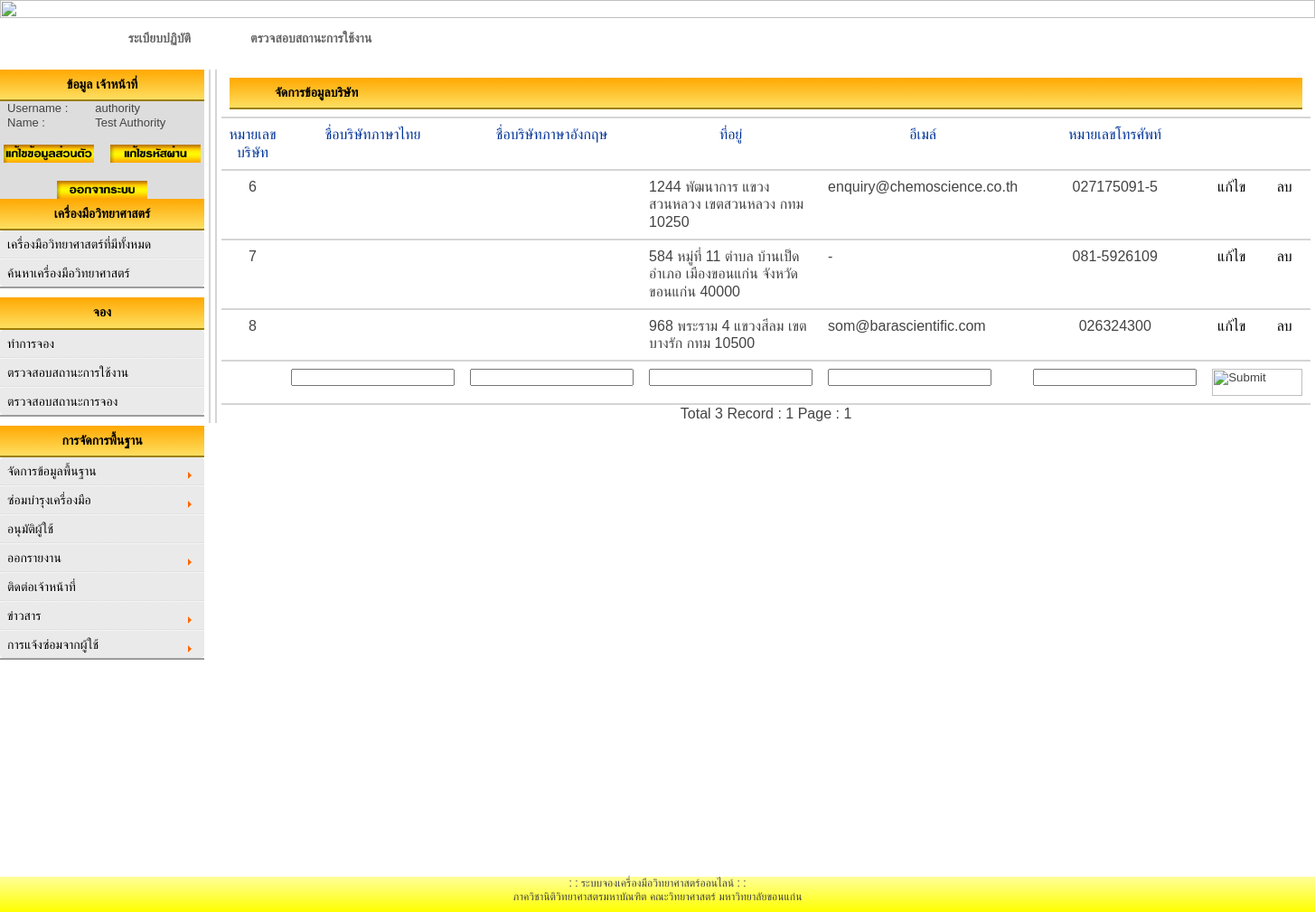
Page /authority/company-A.php (signed in) on the committed database.
### tables this page shows
CREATE TABLE IF NOT EXISTS `company` (
  `CompanyId` int(20) NOT NULL AUTO_INCREMENT,
  `CompanyName` varchar(100) NOT NULL,
  `CompanyAddress` varchar(200) NOT NULL,
  `CompanyEmail` varchar(50) NOT NULL,
  `CompanyPhone` varchar(15) NOT NULL,
  PRIMARY KEY (`CompanyId`)
);

CREATE TABLE IF NOT EXISTS `user` (
  `UserId` int(5) NOT NULL AUTO_INCREMENT,
  `UserName` varchar(50) NOT NULL,
  `Password` varchar(20) NOT NULL,
  `UserFullname` varchar(50) NOT NULL,
  `UserSex` varchar(5) NOT NULL,
  `UserAddress` varchar(150) NOT NULL,
  `UserPhone` varchar(11) NOT NULL,
  `UserEmail` varchar(150) NOT NULL,
  `UserSSID` varchar(13) NOT NULL,
  `UserStatus` varchar(20) NOT NULL DEFAULT 'user' COMMENT 'status: user, ADMIN, authority, authority-apply',
  `Active` varchar(10) NOT NULL DEFAULT 'No' COMMENT 'Active : Yes,No,NoApply',
  `Detail` varchar(300) NOT NULL,
  `FacultyId` varchar(10) NOT NULL,
  `DepartmentId` varchar(10) NOT NULL,
  `BranchId` varchar(10) NOT NULL,
  PRIMARY KEY (`UserId`),
  UNIQUE KEY `UserName` (`UserName`)
);

### authority/company-A.php (the view, shortened to what this page needs)
<html>
<head>
<link href="table1.css" rel="stylesheet" type="text/css">
<link href="styles_menu.css" rel="stylesheet" type="text/css">
<link href="text1.css" rel="stylesheet" type="text/css" />
<link href="styles_head.css" rel="stylesheet" type="text/css">
<link rel="stylesheet" href="style.css" />
<link href="styles_head.css" rel="stylesheet" type="text/css">
<link href="smooth-php-cal.css" rel="stylesheet" />
</head>
<link rel='stylesheet' href='date_time/datepicker.css'>
<?php include('h2.php');?>
 <td width="80%" rowspan="8" align="center" valign="top">   <div id="content">
<div id="content">
<?php  if($submit=="" or $show=="OK"){?>
<?php
$strSQL = "SELECT * FROM company ";
$objQuery = mysql_query($strSQL) or die ("Error Query [".$strSQL."]");
$Num_Rows = mysql_num_rows($objQuery);
$Per_Page = 10;
$Page = $_GET["Page"];
if(!$_GET["Page"])
{
	$Page=1;
}
$Page_Start = (($Per_Page*$Page)-$Per_Page);
if($Num_Rows<=$Per_Page)
{
	$Num_Pages =1;
}
$strSQL .=" order  by CompanyId ASC LIMIT $Page_Start , $Per_Page";
$objQuery  = mysql_query($strSQL);
?>
<form name="frmMain" method="post" action="<?php echo $_SERVER["PHP_SELF"];?>">
<table width="800" border="0" id="box-table-a">
 <tr>
<td colspan="8"> <div id="head_content">
	  จัดการข้อมูลบริษัท</div></td>
</tr>
  <tr>
    <th width="100"> <div align="center">หมายเลขบริษัท </div></th>
    <th width="150"> <div align="center">ชื่อบริษัทภาษาไทย </div></th>
	<th width="150"> <div align="center">ชื่อบริษัทภาษาอังกฤษ </div></th>
    <th width="200"> <div align="center">ที่อยู่ </div></th>
    <th width="100"> <div align="center">อีเมล์ </div></th>
    <th width="50"> <div align="center">หมายเลขโทรศัพท์ </div></th>
    <th width="30"> <div align="center"> </div></th>
    <th width="30"> <div align="center"> </div></th>
  </tr>
<?php
while($objResult = mysql_fetch_array($objQuery))
{
?>
  <?php
	if($objResult["CompanyId"] == $_GET["ProId"] and $_GET["Action"] == "Edit")
	{
  ?>
  <tr>
    <td><div align="center">
		<input type="text" name="txtEditCompanyId" size="5" value="<?php echo $objResult["CompanyId"];?>">
		<input type="hidden" name="hdnEditCompanyId" size="5" value="<?php echo $objResult["CompanyId"];?>">
	</div></td>
    <td><input type="text" name="txtEditCompanyThaiName" size="20" value="<?php echo $objResult["CompanyThaiName"];?>"></td>
    <td><input type="text" name="txtEditCompanyEnglishName" size="20" value="<?php echo $objResult["CompanyEnglishName"];?>"></td>
    <td><input type="text" name="txtEditCompanyAddress" size="20" value="<?php echo $objResult["CompanyAddress"];?>"></td>
	    <td><input type="text" name="txtEditCompanyEmail" size="20" value="<?php echo $objResult["CompanyEmail"];?>"></td>
	 <td><input type="text" name="txtEditCompanyPhone" size="20" value="<?php echo $objResult["CompanyPhone"];?>"></td>
<td colspan="2" align="right"><div align="center">
      <input name="btnAdd" type="button" id="btnUpdate" value="Update" OnClick="frmMain.hdnCmd.value='Update';frmMain.submit();">
	  <input name="btnAdd" type="button" id="btnCancel" value="Cancel" OnClick="window.location='<?php echo $_SERVER["PHP_SELF"];?>';">
    </div></td>
  </tr>
  <?php
	}
  else
	{
  ?>
  <tr>
    <td><div align="center"><?php echo $objResult["CompanyId"];?></div></td>
    <td><?php echo $objResult["CompanyThaiName"];?></td>
	    <td><?php echo $objResult["CompanyEnglishName"];?></td>
    <td><?php echo $objResult["CompanyAddress"];?></td>
	<td><?php echo $objResult["CompanyEmail"];?></td>
	<td><div align="center"><?php echo $objResult["CompanyPhone"];?></td>
    <td align="center"><a href="<?php echo $_SERVER["PHP_SELF"];?>?Action=Edit&ProId=<?php echo $objResult["CompanyId"];?>">แก้ไข</a></td>
	<td align="center"><a href="JavaScript:if(confirm('Confirm Delete?')==true){window.location='<?php echo $_SERVER["PHP_SELF"];?>?Action=Del&ProId=<?php echo $objResult["CompanyId"];?>';}">ลบ</a></td>
  </tr>
  <?php
	}
  ?>
<?php
}
?>
  <tr>
    <td></td>
    <td><input type="text" name="txtAddCompanyThaiName" size="20"></td>
	  <td><input type="text" name="txtAddCompanyEnglishName" size="20"></td>
    <td><input type="text" name="txtAddCompanyAddress" size="20"></td>
    <td><input type="text" name="txtAddCompanyEmail" size="20"></td>
    <td><input type="text" name="txtAddCompanyPhone" size="20"></td>
    <td colspan="2" align="right"><div align="center">
	  <input type="image" name="btnAdd" WIDTH="100" HEIGHT="30"src="../images/submit2.bmp" OnClick="frmMain.hdnCmd.value='Add';frmMain.submit();" />
    </div></td>
  </tr>
</table>
Total <?php echo $Num_Rows;?> Record : <?php echo $Num_Pages;?> Page :
<?php
for($i=1; $i<=$Num_Pages; $i++){
	if($i != $Page)
	{
		echo "[ <a href='$_SERVER[SCRIPT_NAME]?Page=$i'>$i</a> ]";
	}
	else
	{
		echo "<b> $i </b>";
	}
}
?>
</form>
<?php }?>
</div>
</div>
</div></td>
  </tr>
   <tr>
    <td BGCOLOR="DDDDDD"><center><form name="form1" method="post" action="check_login.php">
  <table border="0" style="width: 210px">
    <?php
	$strSQL = "SELECT * FROM user WHERE UserId = '".$_SESSION['UserId']."' ";
	$objQuery = mysql_query($strSQL);
	$objResult = mysql_fetch_array($objQuery);
?>
<?php include('userbuttom.php'); ?>
<?php include('footer.php');?>
</body>
</html>

### authority/userbuttom.php
  <tbody>
      <tr  >
        <td><FONT SIZE="2" COLOR="">Username :</FONT></td>
        <td><FONT SIZE="2" COLOR=""><?php echo $objResult["UserName"];?></FONT>
        </td>
      </tr>
      <tr>
        <td><FONT SIZE="2" COLOR="">Name : </FONT></td>
        <td><FONT SIZE="2" COLOR=""><?php echo $objResult["UserFullname"];?></FONT>
        </td>
      </tr>
    </tbody>
  </table><br>
<a href="edit_profile.php"><IMG SRC="../images/edit_profile.png" WIDTH="100" HEIGHT="20" BORDER="0" ALT=""></a> &nbsp; &nbsp;
<a href="edit_password.php"><IMG SRC="../images/password.png" WIDTH="100" HEIGHT="20" BORDER="0" ALT=""></a>
<br><br>
<a href="logout.php"><IMG SRC="../images/logout.png" WIDTH="100" HEIGHT="20" BORDER="0" ALT=""></a>
<br>
</form></td>
  </tr>

### authority/table1.css (style rules this page uses)
body { line-height: 1.6em; }
#box-table-a { font-size: 16px; text-align: left; border-collapse: collapse; }
#box-table-a th { font-size: 16px; font-weight: normal; padding: 8px; border-top: 2px solid #ff9900; border-bottom: 2px solid #d5d5d5; color: #039; }
#box-table-a td { padding: 8px; color: #black; border-top: 1px solid transparent; border-right: 1px solid transparent; border-left: 1px solid transparent; border-bottom: 2px solid #d5d5d5; }

### authority/text1.css (style rules this page uses)
body { margin-left: 0px; margin-top: 0px; margin-right: 0px; margin-bottom: 0px; text-align: center; margin:auto; clear: both; <body topmargin="0" leftmargin="0" rightmargin="0" > }
a:link { color: #000; }
#content { margin:0 0 0 5; clear: both; font-size: 16px; border-left: 2px solid #d5d5d5; padding: 8 8 8 8 px; }
#head_content { background: -webkit-gradient(linear, left top, left bottom, from(#ffa801), to(#fedf61)); font-size: 14px; font-weight: bold; padding: 8 10 8 50px; border-bottom: solid 2px #9c7e04; color:#000; }

### authority/style.css (style rules this page uses)
html, body, div, span, object, iframe, h1, h2, h3, h4, h5, h6, p, blockquote, pre, abbr, address, cite, code, del, dfn, em, img, ins, kbd, q, samp, small, strong, sub, sup, var, b, i, dl, dt, dd, ol, ul, li, fieldset, form, label, legend, table, caption, tbody, tfoot, thead, tr, th, td, article, aside, canvas, details, figcaption, figure, footer, header, hgroup, menu, nav, section, summary, time, mark, audio, video { margin: 0; padding: 0; font-size: 100%; font: inherit; vertical-align: baseline; }
table { border-collapse: collapse; border-spacing: 0; }
input, select { vertical-align: middle; }
body { font:13px/1.231 sans-serif; *font-size:small; }
html { overflow-y: scroll; }
strong, th { font-weight: bold; }
td { vertical-align: top; }
label, input[type="button"], input[type="submit"], input[type="image"], button { cursor: pointer; }
button, input, select, textarea { margin: 0; }
a:link { -webkit-tap-highlight-color: #FF5E99; }
body, select, input, textarea { color: #444; }

### authority/smooth-php-cal.css (style rules this page uses)
* { padding : 0; margin : 0; }

### authority/company-A.php (style rules this page uses)
a { text-decoration:none; }

### rows in the picture
company: CompanyId "6", CompanyAddress "1244 พัฒนาการ แขวงสวนหลวง เขตสวนหลวง กทม 10250", CompanyEmail "enquiry@chemoscience.co.th", CompanyPhone "027175091-5"
company: CompanyId "7", CompanyAddress "584 หมู่ที่ 11 ตำบล บ้านเป็ด อำเภอ เมืองขอนแก่น จังหวัด ขอนแก่น 40000", CompanyEmail "-", CompanyPhone "081-5926109"
company: CompanyId "8", CompanyAddress "968 พระราม 4 แขวงสีลม เขตบางรัก กทม 10500", CompanyEmail "som@barascientific.com", CompanyPhone "026324300"
user: UserName "authority", UserFullname "Test Authority"

### other values in the picture
$Num_Rows "3"
$Num_Pages "1"
